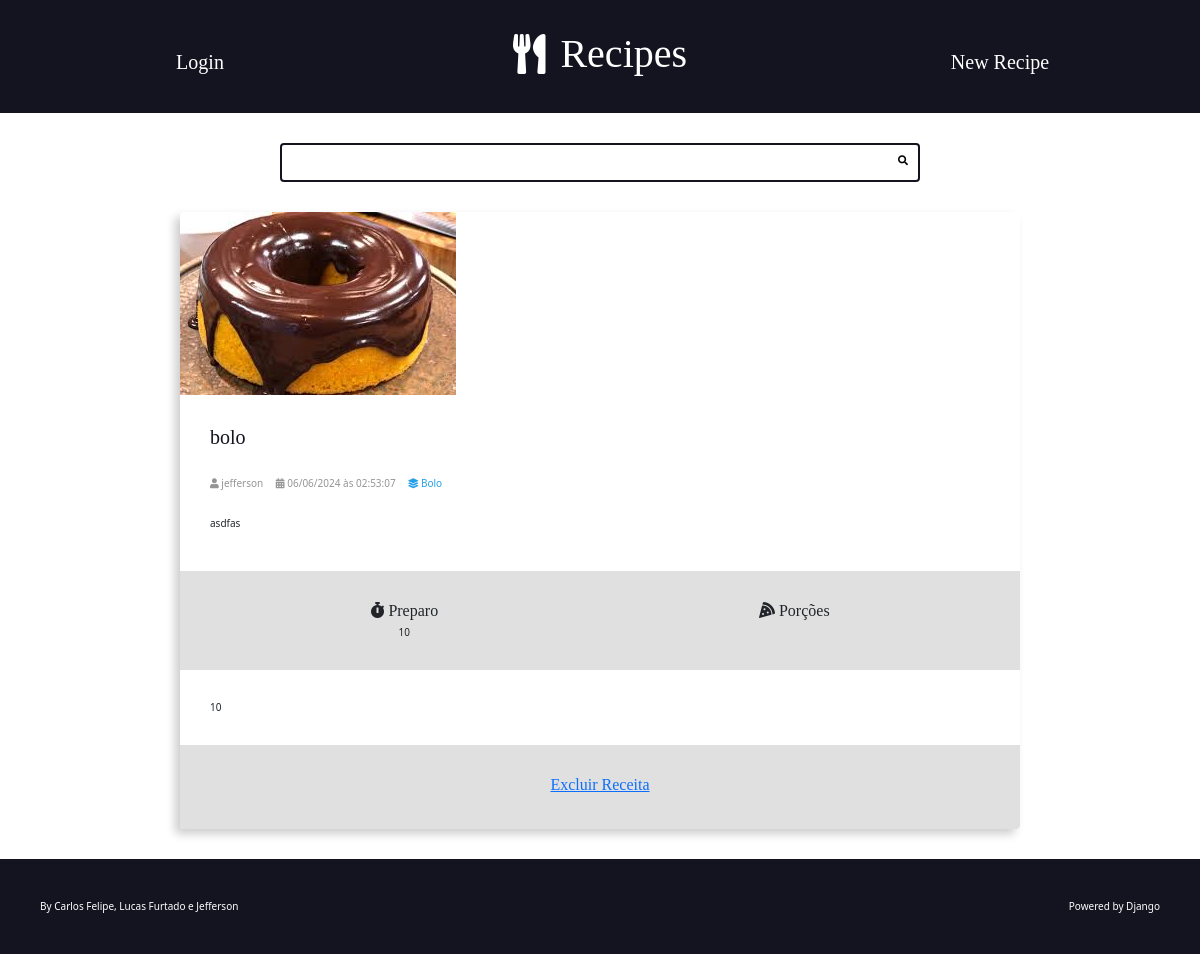
The page /recipes/9/ on the database its author committed.
### recipes/models.py (models this page shows, shortened)
class Recipe(models.Model):
    id = models.AutoField(primary_key=True)
    title = models.CharField(max_length=200)
    description = models.CharField(max_length=500)
    slug =  models.SlugField()
    preparation_time = models.IntegerField()
    preparation_time_unity = models.CharField(max_length=65)
    servings_time = models.IntegerField()
    servings_unity = models.CharField(max_length=65)
    preparation_steps = models.TextField()
    preparation_steps_is_html = models.BooleanField(default=True)
    created_at = models.DateTimeField(auto_now_add=True)
    updated_at = models.DateTimeField(auto_now=True, null=True)
    is_published = models.BooleanField(default=True)
    cover = models.ImageField(upload_to='recipes/static/recipes/img')
    category = models.ForeignKey(Category, on_delete=models.SET_NULL, null=True)
    author = models.ForeignKey(User, on_delete=models.SET_NULL, null=True)

class Category(models.Model):
    id = models.AutoField(primary_key=True)
    name = models.CharField(max_length=65)

### recipes/views.py (the view)
# urls.py: path('recipes/<int:id>/', views.recipe, name="recipe"),
def recipe(request, id):
    return render(request, 'recipes/pages/recipe-view.html', context={
        'recipe': Recipe.objects.get(id=id),
        'is_detail_page': True,
    })

### recipes/templates/recipes/pages/recipe-view.html (shortened to what this page needs)
{% extends "global/base.html" %}
{% block content %}
<div class="main-content main-content-detail container">
    {% include "recipes/partials/recipe.html" %}
</div>
{% endblock content %}

### recipes/templates/recipes/partials/recipe.html (shortened to what this page needs)
<div class="recipe recipe-list-item">
    <div class="recipe-cover">
        <a href="{% url "recipes:recipe" recipe.id %}">
            <img src="{{ recipe.cover.url }}" alt="Temporário">
        </a>
    </div>
    <div class="recipe-title-container">
        <h2 class="recipe-title">
            <a href="{% url "recipes:recipe" recipe.id %}">
                {{ recipe.title }}
            </a>
        </h2>
    </div>
    <div class="recipe-author">
        <span class="recipe-author-item">
            <i class="fas fa-user"></i>
            {{ recipe.author.username }}
        </span>
        <span class="recipe-author-item">
            <i class="fas fa-calendar-alt"></i>
            {{ recipe.created_at|date:"d/m/Y" }} às {{ recipe.created_at|date:"H:i:s" }}
        </span>
        <span class="recipe-author-item">
            <a href="/recipes/category/cafe-da-manha">
                <i class="fas fa-layer-group"></i>
                <span>{{ recipe.category.name }}</span>
            </a>
        </span>
    </div>
    <div class="recipe-content">
        <p>{{ recipe.description }}</p>
    </div>
    <div class="recipe-meta-container">
        <div class="recipe-meta recipe-preparation">
            <h3 class="recipe-meta-title"><i class="fas fa-stopwatch"></i> Preparo</h3>
            <div class="recipe-meta-text">
                {{ recipe.preparation_time }} {{ recipe.preparation_time_unit }}
            </div>
        </div>
        <div class="recipe-meta recipe-servings">
            <h3 class="recipe-meta-title"><i class="fas fa-pizza-slice"></i> Porções</h3>
        </div>
    </div>
    {% if is_detail_page is True %}
        <div class="preparation-steps">
            {{ recipe.preparation_steps|linebreaksbr }}
        </div>
        <div class="recipe-meta-container">
            <div class="recipe-meta recipe-preparation">
                <a href="{% url "recipe:delete_recipe"}"><h3 class="recipe-meta-title"> Excluir Receita </h3></a>
            </div>
        </div>
</div>

### recipes/static/recipes/css/style.css (style rules this page uses)
:root { --color-primary: #269fe6; --color-primary-hover: #2086c2; --color-primary-dark: #13141f; --color-primary-dark-hover: #212336; --color-primary-light: #d4ecfa; --color-primary-light-hover: #bdd8e7; --color-white: #fff; --color-black: #000; --color-dark-text: #444; --color-info-light: #cce5ff; --color-debug-light: #cce5ff; --color-success-light: #d4edda; --color-alert-light: #fff3cd; --color-warning-light: #fff3cd; --color-error-light: #f8d7da; --color-info-dark: #4d86c4; --color-debug-dark: #4d86c4; --color-success-dark: #4a9c5d; --color-alert-dark: #927f40; --color-warning-dark: #927f40; --color-error-dark: #da525d; --color-gray-0: #f9f9f9; --color-gray-1: #e0e0e0; --color-gray-2: #c7c7c7; --color-gray-3: #aeaeae; --color-gray-4: #959595; --color-gray-5: #7d7d7d; --color-gray-6: #646464; --color-gray-7: #4b4b4b; --color-gray-8: #323232; --color-gray-9: #191919; --font-primary: sans-serif; --font-headings: 'Roboto Slab', serif; --spacing-gutter-medium: 3rem; --spacing-gutter-large: 4rem; }
.container { max-width: 144rem; margin: 0 auto; padding: var(--spacing-gutter-medium); }
.main-content { padding-top: 0; }
.recipe { background: var(--color-white); box-shadow: -5px 5px 10px rgba(0, 0, 0, .2); transform: scale(1); transition: all 300ms ease-in-out; border-radius: .4rem; overflow: hidden; }
.recipe img { max-width: 100%; }
.recipe-list-item { max-width: 64rem; height: fit-content; }
.recipe-title-container { padding: var(--spacing-gutter-medium); padding-bottom: 2rem; }
.recipe-title-container a { text-decoration: none; color: var(--color-primary-dark); }
.recipe-author { padding: 2px 5px 5px 30px; ; }
.recipe-content { padding: var(--spacing-gutter-medium); padding-top: 2rem; }
.recipe-author-item { color: var(--color-gray-4); margin-right: 1rem; }
.recipe-author a { color: var(--color-primary); transition: all 300ms ease-in-out; text-decoration: none; }
.recipe-meta-container { display: flex; flex-flow: row wrap; padding: var(--spacing-gutter-medium); background: var(--color-gray-1); }
.recipe-meta { display: flex; flex-flow: column nowrap; flex-shrink: 1; flex-grow: 1; text-align: center; }
.recipe-meta-title { font-size: 1.6rem; }
.main-content-detail .recipe-list-item { max-width: 84rem; margin: 0 auto; }
.preparation-steps { padding: var(--spacing-gutter-medium); }

### base_static/global/css/global-style.css (style rules this page uses)
* { padding: 0; margin: 0; box-sizing: border-box; }
html { font-size: 62.5%; }
body { font-size: 1.6rem; font-family: var(--font-primary); background: var(--color-gray-1); color: var(--color-dark-text); }
h1, h2, h3, h4, h5, h6 { font-family: var(--font-headings); }

### rows shown on the page
Recipe: cover (picture), title "bolo", author.username "jefferson", created_at "06/06/2024", created_at "02:53:07", category.name "Bolo", description "asdfas", preparation_time "10", preparation_steps "10"
